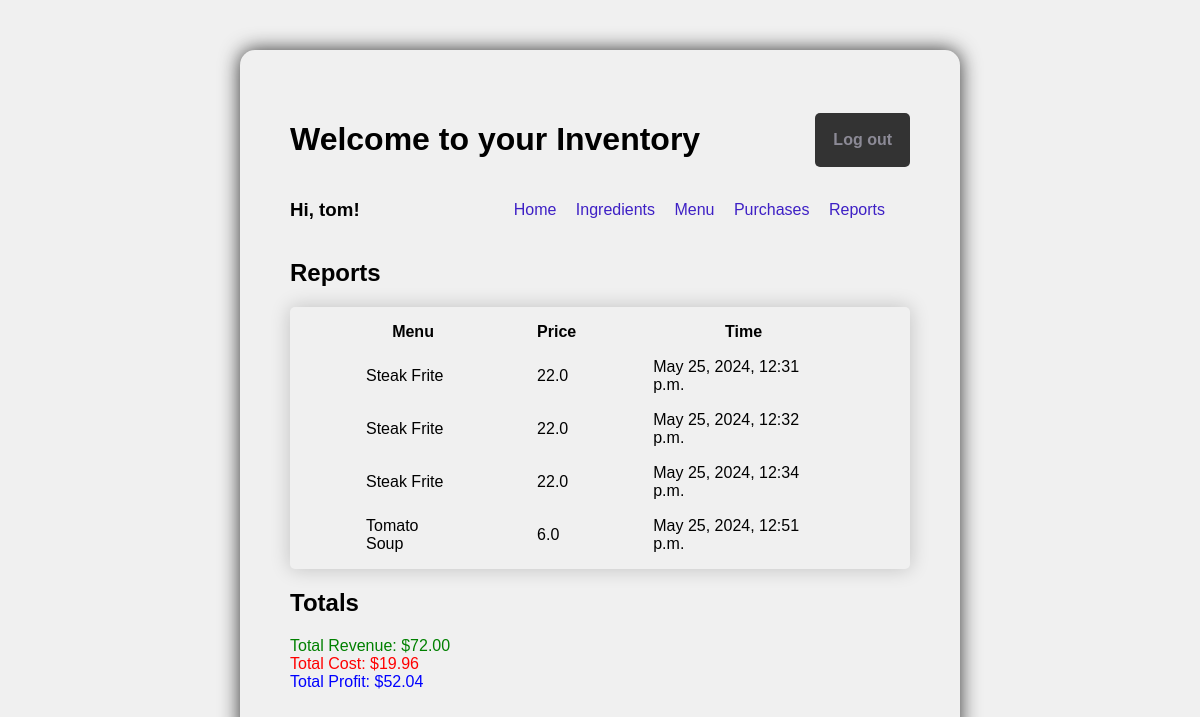
Before: /sales/ (signed in) with the older database file.
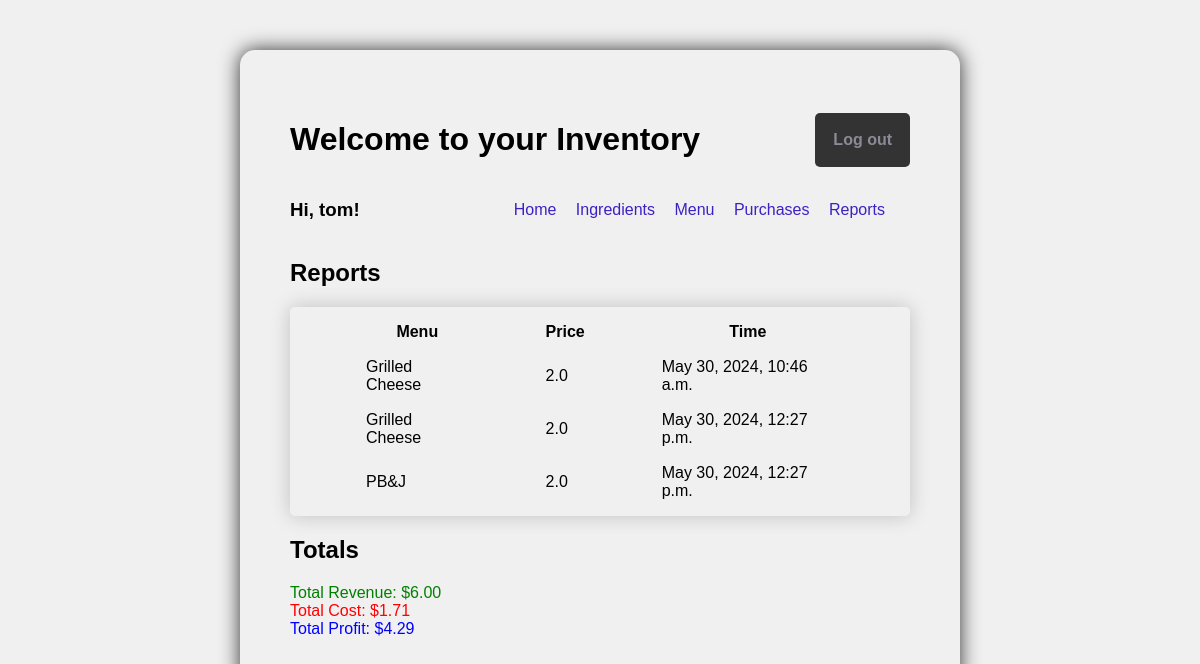
After: the same page with the newer database file.
### inventory_app/models.py (models this page shows, shortened)
class Purchases(models.Model):
    menu_item = models.ForeignKey(MenuItem, on_delete=models.CASCADE, default=None)
    time_stamp  = models.DateTimeField(auto_now_add=True)

class MenuItem(models.Model):
    title = models.CharField(max_length=100, default="", unique=True)
    price = models.FloatField(default=0.00)

### inventory_app/views.py (the view)
# urls.py: path('sales/', views.SalesView.as_view(), name="sales"),
class SalesView(LoginRequiredMixin, TemplateView):
  template_name = 'sales.html'
  def get_context_data(self, **kwargs):
    context = super().get_context_data(**kwargs)
    context['purchases'] = Purchases.objects.all()
    revenue = Purchases.objects.all().aggregate(
      revenue=Sum('menu_item__price'))["revenue"]
    total_cost = 0
    for purchase in Purchases.objects.all():
      for requirement in purchase.menu_item.requirements.all():
        total_cost += requirement.ingredient.unit_price * requirement.quantity
    context['revenue'] = revenue
    context['total_cost'] = total_cost
    context['profit'] = revenue - total_cost
    return context

### inventory_app/templates/sales.html
{% extends "./base.html" %}
{% block content %}
<h2>Reports</h2>
<table>
    <tr>
        <th>Menu</th>
        <th>Price</th>
        <th>Time</th>
    </tr>
    {% for purchase in purchases %}
    <tr>
        <td>{{ purchase.menu_item.title }}</td>
        <td>{{ purchase.menu_item.price }}</td>
        <td>{{ purchase.time_stamp }}</td>
    </tr>
    {% endfor %}
</table>
<h2>Totals</h2>
<div style="color: green;">Total Revenue: ${{ revenue|stringformat:".2f" }}</div>
<div style="color: red;">Total Cost: ${{ total_cost|stringformat:".2f" }}</div>
<div style="color: blue;">Total Profit: ${{ profit|stringformat:".2f" }}</div>
{% endblock %}

Changed rows visible on the page:
removed Purchases: menu_item "Steak Frite", menu_item.price "22.0", time_stamp "May 25, 2024, 12:31 p.m."
removed Purchases: menu_item "Steak Frite", menu_item.price "22.0", time_stamp "May 25, 2024, 12:32 p.m."
removed Purchases: menu_item "Steak Frite", menu_item.price "22.0", time_stamp "May 25, 2024, 12:34 p.m."
removed Purchases: menu_item "Tomato Soup", menu_item.price "6.0", time_stamp "May 25, 2024, 12:51 p.m."
added Purchases: menu_item "Grilled Cheese", menu_item.price "2.0", time_stamp "May 30, 2024, 10:46 a.m."
added Purchases: menu_item "Grilled Cheese", menu_item.price "2.0", time_stamp "May 30, 2024, 12:27 p.m."
added Purchases: menu_item "PB&J", menu_item.price "2.0", time_stamp "May 30, 2024, 12:27 p.m."
Other visible differences:
{{ revenue|stringformat:".2f" }}: "72.00" → "6.00"
{{ total_cost|stringformat:".2f" }}: "19.96" → "1.71"
{{ profit|stringformat:".2f" }}: "52.04" → "4.29"
